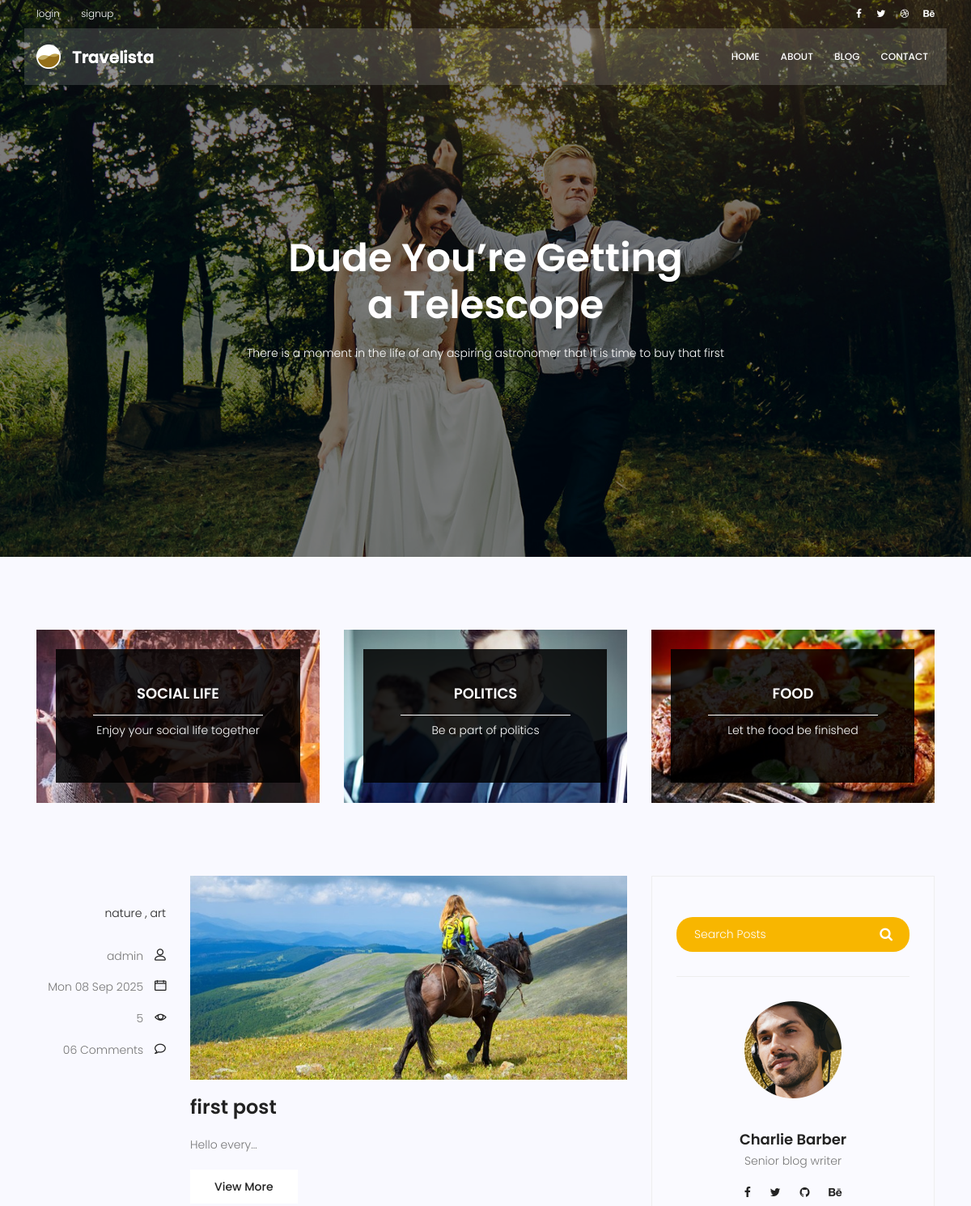
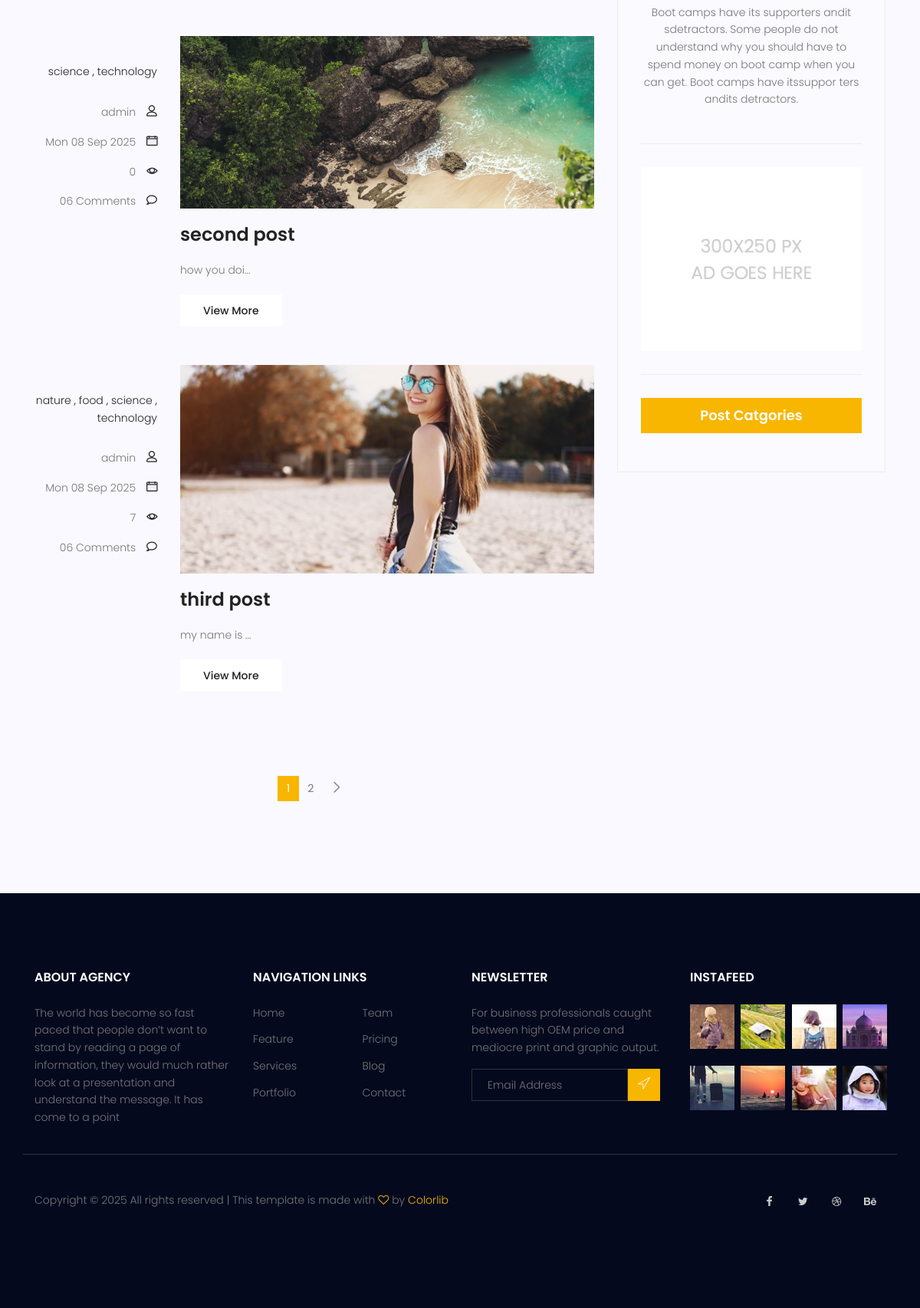
Screenshot of /blog/ with the database file from the repository (2 pictures, top to bottom).
### myblog/models.py (models this page shows, shortened)
class Category(models.Model):
    name = models.CharField(max_length=255)

class Post(models.Model):
    title = models.CharField(max_length=200)
    content = models.TextField(default='null')
    author = models.ForeignKey(User, on_delete=models.SET_NULL, null=True)
    created = models.DateTimeField(auto_now_add=True)
    updated = models.DateTimeField(auto_now=True)
    published = models.DateTimeField(null=True)
    status = models.BooleanField(default=False)
    counted_view = models.IntegerField(default=0)
    image = models.ImageField(upload_to='myblog/', default='myblog/default.jpg')
    category = models.ManyToManyField(Category,)
    tag = TaggableManager()
    login_require = models.BooleanField(default=False)

### myblog/views.py (the view)
# urls.py: path('', blog_view, name='blog_home'),
def blog_view(request, **kwargs):
   posts = Post.objects.filter(status=1)
   if kwargs.get('cat_name') != None:
        posts = posts.filter(category__name=kwargs['cat_name'])
   if kwargs.get('author_username') != None:
        posts = posts.filter(author__username = kwargs['author_username'])
   if kwargs.get('tag_name') != None:
        posts = posts.filter(tags__name__in=[kwargs['tag_name']])
   posts = Paginator(posts,3)
   try:
      page_number = request.GET.get('page')
      posts = posts.get_page(page_number)
   except PageNotAnInteger:
      posts = posts.get_page(1)
   except EmptyPage:
      posts = posts.get_page(1)
   content = {"posts":posts}
   return render (request, 'myblog/blog-home.html', content)

### myblog/templatetags/blog_tags.py (called while the page is built)
@register.inclusion_tag('myblog/blog-category.html')
def post_categories():
    posts = Post.objects.filter(status=1)
    categories = Category.objects.all()
    cat_dict = {}
    for name in categories:
        cat_dict[name]=posts.filter(category=name).count()
    return {"categoreis":cat_dict}

### templates/myblog/blog-home.html (shortened to what this page needs)
{% extends 'base.html' %}
{% load static %}
{% load blog_tags %}
{% block content %}
<section class="banner-area relative blog-home-banner" id="home">
  <div class="overlay overlay-bg"></div>
  <div class="container">
    <div class="row d-flex align-items-center justify-content-center">
      <div class="about-content blog-header-content col-lg-12">
        <h1 class="text-white">Dude You’re Getting a Telescope</h1>
        <p class="text-white">
          There is a moment in the life of any aspiring astronomer that it is
          time to buy that first
        </p>
      </div>
    </div>
  </div>
</section>
<section class="top-category-widget-area pt-90 pb-90">
  <div class="container">
    <div class="row">
      <div class="col-lg-4">
        <div class="single-cat-widget">
          <div class="content relative">
            <div class="overlay overlay-bg"></div>
            <a href="#" target="_blank">
              <div class="thumb">
                <img
                  class="content-image img-fluid d-block mx-auto"
                  src="{% static 'img/blog/cat-widget1.jpg' %}"
                  alt=""
                />
              </div>
              <div class="content-details">
                <h4 class="content-title mx-auto text-uppercase">
                  Social life
                </h4>
                <span></span>
                <p>Enjoy your social life together</p>
              </div>
            </a>
          </div>
        </div>
      </div>
      <div class="col-lg-4">
        <div class="single-cat-widget">
          <div class="content relative">
            <div class="overlay overlay-bg"></div>
            <a href="#" target="_blank">
              <div class="thumb">
                <img
                  class="content-image img-fluid d-block mx-auto"
                  src="{% static 'img/blog/cat-widget2.jpg' %}"
                  alt=""
                />
              </div>
              <div class="content-details">
                <h4 class="content-title mx-auto text-uppercase">Politics</h4>
                <span></span>
                <p>Be a part of politics</p>
              </div>
            </a>
          </div>
        </div>
      </div>
      <div class="col-lg-4">
        <div class="single-cat-widget">
          <div class="content relative">
            <div class="overlay overlay-bg"></div>
            <a href="#" target="_blank">
              <div class="thumb">
                <img
                  class="content-image img-fluid d-block mx-auto"
                  src="{% static 'img/blog/cat-widget3.jpg' %}"
                  alt=""
                />
              </div>
              <div class="content-details">
                <h4 class="content-title mx-auto text-uppercase">Food</h4>
                <span></span>
                <p>Let the food be finished</p>
              </div>
            </a>
          </div>
        </div>
      </div>
    </div>
  </div>
</section>
<section class="post-content-area">
  <div class="container">
    <div class="row">
      <div class="col-lg-8 posts-list">
        {% for post in posts %}
        <div class="single-post row">
          <div class="col-lg-3 col-md-3 meta-details">
            <ul class="tags">
              {% for cat in post.category.all %}
              <li>
                <a href="{% url 'myblog:category' cat_name=cat.name %}">{{cat.name}} {% if not forloop.last %},{% endif %}</a>
              </li>
              {% endfor %}
            </ul>
            <div class="user-details row">
              <p class="user-name col-lg-12 col-md-12 col-6">
                <a
                  href="{% url 'myblog:author' author_username=post.author.username %}"
                  >{{post.author}}</a
                >
                <span class="lnr lnr-user"></span>
              </p>
              <p class="date col-lg-12 col-md-12 col-6">
                <a href="#">{{ post.published|date:'D d M Y'}}</a>
                <span class="lnr lnr-calendar-full"></span>
              </p>
              <p class="view col-lg-12 col-md-12 col-6">
                <a href="#">{{ post.counted_view }}</a>
                <span class="lnr lnr-eye"></span>
              </p>
              <p class="comments col-lg-12 col-md-12 col-6">
                <a href="#">06 Comments</a>
                <span class="lnr lnr-bubble"></span>
              </p>
            </div>
          </div>
          <div class="col-lg-9 col-md-9">
            <div class="feature-img">
              <img class="img-fluid" src="{{post.image.url}}" alt="" />
            </div>
            <a
              class="posts-title"
              href="{% url 'myblog:blog_single' pid=post.id %}"
              ><h3>{{ post.title }}</h3></a
            >
            <p class="excert">{{ post.content|truncatechars:12 }}</p>
            <a
              href="{% url 'myblog:blog_single' pid=post.id %}"
              class="primary-btn"
              >View More</a
            >
          </div>
        </div>
        {% endfor %}
        <nav class="blog-pagination justify-content-center d-flex">
          <ul class="pagination">
             {% for i in posts.paginator.page_range %}
            {% if posts.number == i %}
            <li class="page-item active">
              <a href="?page={{i}}" class="page-link">{{i}}</a>
            </li>
            {% else %}
            <li class="page-item">
              <a href="?page={{i}}" class="page-link">{{i}}</a>
            </li>
            {% endif %} {% endfor %} {% if posts.has_next %}
            <li class="page-item">
              <a href="#" class="page-link" aria-label="Next">
                <span aria-hidden="true">
                  <span class="lnr lnr-chevron-right"></span>
                </span>
              </a>
            </li>
            {% endif %}
          </ul>
        </nav>
      </div>
      <div class="col-lg-4 sidebar-widgets">
        <div class="widget-wrap">
          {% include 'myblog/blog-search.html' %}
          {% include 'myblog/blog-writer.html' %}
          {% include 'myblog/blog-ads.html' %}
          {% post_categories %}
        </div>
      </div>
    </div>
  </div>
</section>
{% endblock content %}

### rows the page displays
Post: author "admin", published "Mon 08 Sep 2025", counted_view "5", image (picture), title "first post", content "Hello every…"
Category: name "nature"
Category: name "art"
Post: author "admin", published "Mon 08 Sep 2025", counted_view "0", image (placeholder picture), title "second post", content "how you doi…"
Category: name "science"
Category: name "technology"
Post: author "admin", published "Mon 08 Sep 2025", counted_view "7", image (picture), title "third post", content "my name is …"
Category: name "food"

### other values shown
{{ i }} "1"
{{ i }} "2"
